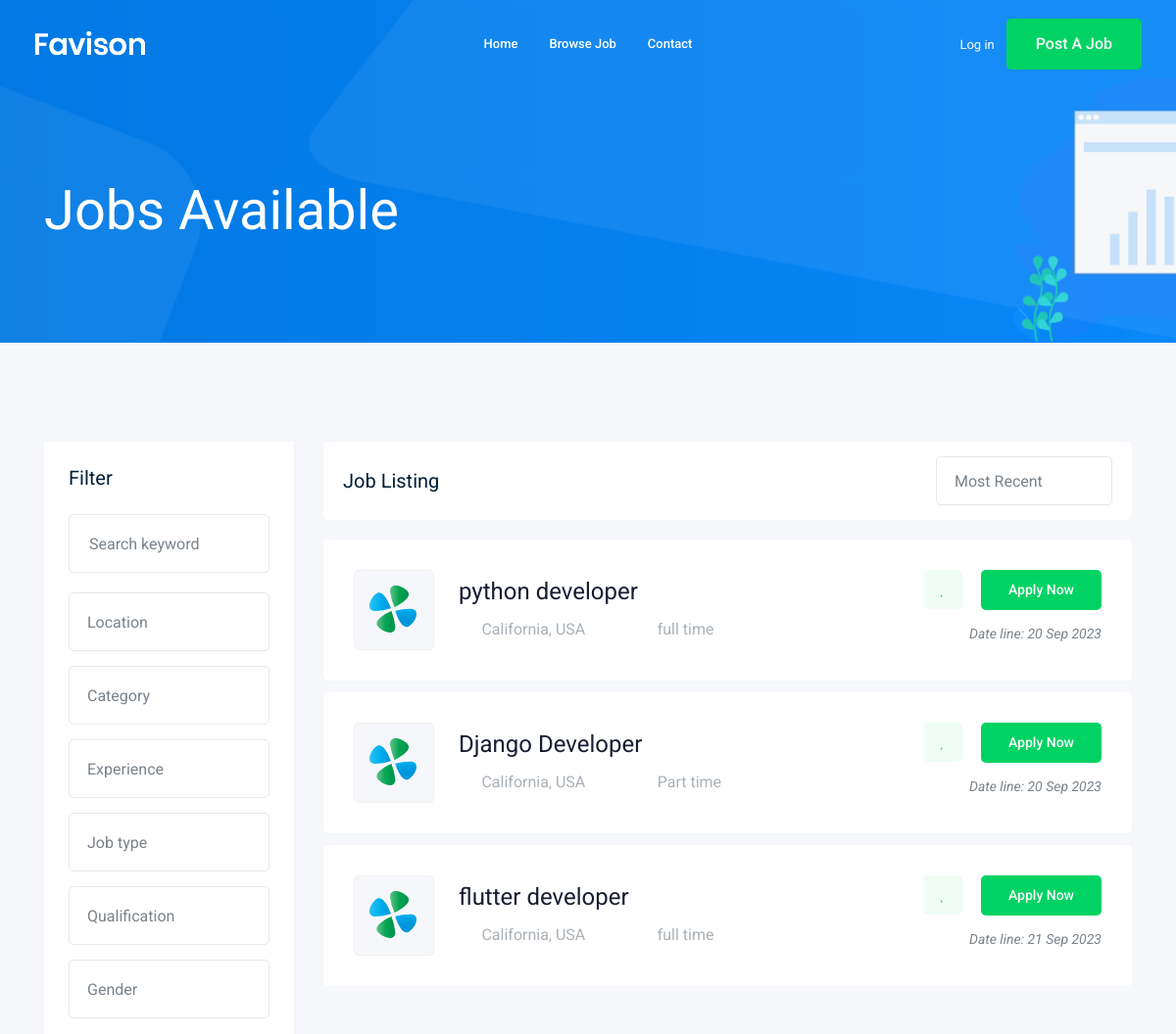
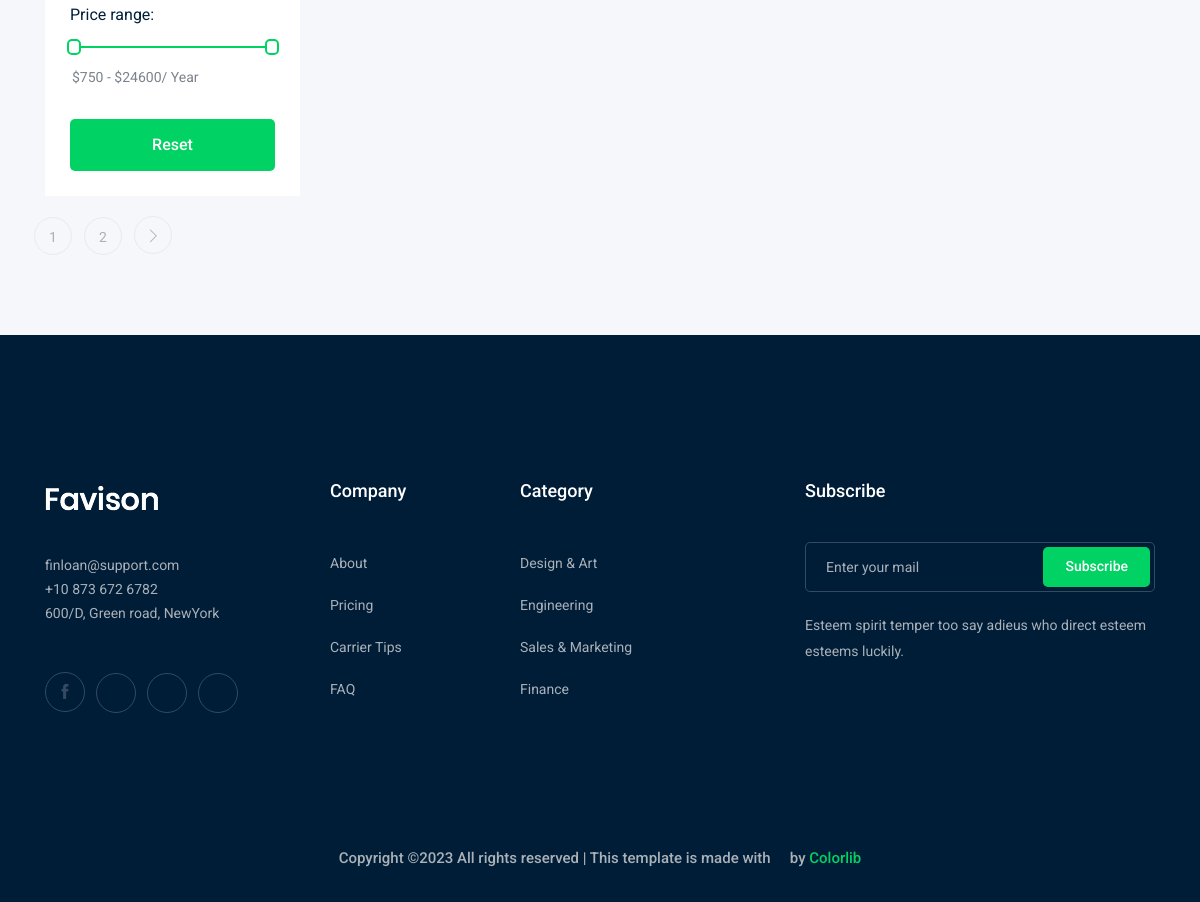
The page /job/ on the database its author committed (2 pictures, top to bottom).
### job/models.py (models this page shows, shortened)
class job(models.Model):
    title=models.CharField(max_length=100)
    author=models.ForeignKey(User,related_name="job_owner",on_delete=models.CASCADE)
    job_type=models.CharField(max_length=15,choices=Job_type)
    description=models.TextField(max_length=1000)
    published_At=models.DateTimeField(auto_now=True)
    vacancy=models.IntegerField(default=1)
    salary=models.IntegerField(default=0)
    experience=models.IntegerField(default=1)
    category=models.ForeignKey('category',on_delete=models.CASCADE)
    img=models.ImageField(upload_to=image_upload_name)
    slug=models.SlugField(blank=True,null=True)
    def __str__(self):
        return self.title

### job/views.py (the view)
# urls.py: path('', views.Job_list,name='job_list'),
def Job_list(request):
    Job_list=job.objects.all()
    paginator = Paginator(Job_list, 3)
    page_number = request.GET.get("page")
    page_obj = paginator.get_page(page_number)
    context={'jobs':page_obj}
    return render(request,'jobs/jobs_list.html',context)

### job/templates/jobs/jobs_list.html (shortened to what this page needs)
{% extends 'base.html' %}
{% block body %}
    <div class="bradcam_area bradcam_bg_1">
        <div class="container">
            <div class="row">
                <div class="col-xl-12">
                    <div class="bradcam_text">
                        <h3>{{jobs.count}} Jobs Available</h3>
                    </div>
                </div>
            </div>
        </div>
    </div>
    <div class="job_listing_area plus_padding">
        <div class="container">
            <div class="row">
                <div class="col-lg-3">
                    <div class="job_filter white-bg">
                        <div class="form_inner white-bg">
                            <h3>Filter</h3>
                            <form action="#">
                                <div class="row">
                                    <div class="col-lg-12">
                                        <div class="single_field">
                                            <input type="text" placeholder="Search keyword">
                                        </div>
                                    </div>
                                    <div class="col-lg-12">
                                    </div>
                                    <div class="col-lg-12">
                                    </div>
                                    <div class="col-lg-12">
                                    </div>
                                    <div class="col-lg-12">
                                    </div>
                                    <div class="col-lg-12">
                                    </div>
                                    <div class="col-lg-12">
                                    </div>
                                </div>
                            </form>
                        </div>
                        <div class="range_wrap">
                            <label for="amount">Price range:</label>
                            <div id="slider-range"></div>
                            <p>
                                <input type="text" id="amount" readonly style="border:0; color:#7A838B; font-size: 14px; font-weight:400;">
                            </p>
                        </div>
                        <div class="reset_btn">
                            <button  class="boxed-btn3 w-100" type="submit">Reset</button>
                        </div>
                    </div>
                </div>
                <div class="col-lg-9">
                    <div class="recent_joblist_wrap">
                        <div class="recent_joblist white-bg ">
                            <div class="row align-items-center">
                                <div class="col-md-6">
                                    <h4>Job Listing</h4>
                                </div>
                                <div class="col-md-6">
                                    <div class="serch_cat d-flex justify-content-end">
                                    </div>
                                </div>
                            </div>
                        </div>
                    </div>
                    <div class="job_lists m-0">
                        <div class="row">
                            {% for job in jobs %}
                            <div class="col-lg-12 col-md-12">
                                <div class="single_jobs white-bg d-flex justify-content-between">
                                    <div class="jobs_left d-flex align-items-center">
                                        <div class="thumb">
                                            <img src="img/svg_icon/1.svg" alt="">
                                        </div>
                                        <div class="jobs_conetent">
                                            <a href="{% url 'jobs:job_detail' job.slug %}"><h4>{{job}}</h4></a>
                                            <div class="links_locat d-flex align-items-center">
                                                <div class="location">
                                                    <p> <i class="fa fa-map-marker"></i> California, USA</p>
                                                </div>
                                                <div class="location">
                                                    <p> <i class="fa fa-clock-o"></i> {{job.job_type}}</p>
                                                </div>
                                            </div>
                                        </div>
                                    </div>
                                    <div class="jobs_right">
                                        <div class="apply_now">
                                            <a class="heart_mark" href="#"> <i class="fa fa-heart"></i> </a>
                                            <a href="{% url 'jobs:job_detail' job.slug %}" class="boxed-btn3">Apply Now</a>
                                        </div>
                                        <div class="date">
                                            <p>Date line: {{job.published_At | date:'d M o'}}</p>
                                        </div>
                                    </div>
                                </div>
                            </div>
                            {% endfor %}
                                </div>
                            </div>
                        </div>
                        {% if jobs.has_other_pages %}
                        <div class="row">
                            <div class="col-lg-12">
                                <div class="pagination_wrap">
                                    <ul>
                                        {% for i in jobs.paginator.page_range %}
                                        <li><a href="?page={{i}}"><span>{{i}}</span></a></li>
                                        {% endfor %}
                                        {% if jobs.has_next %}
                                        <li><a href="?page={{jobs.next_page_number}}"> <i class="ti-angle-right"></i> </a></li>
                                        {% endif %}
                                    </ul>
                                </div>
                            </div>
                        </div>
                        {% endif %}
                    </div>
                </div>
            </div>
{% endblock body%}

### rows shown on the page
job: title "python developer", job_type "full time", published_At "20 Sep 2023"
job: title "Django Developer", job_type "Part time", published_At "20 Sep 2023"
job: title "flutter developer", job_type "full time", published_At "21 Sep 2023"

### other values the page prints
{{ i }} "1" "2"
